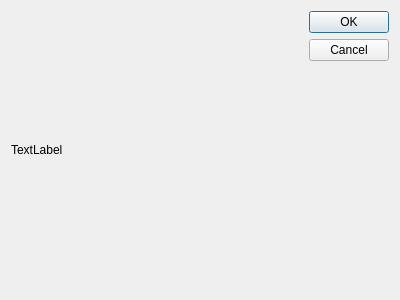
<?xml version="1.0" encoding="UTF-8"?>
<ui version="4.0">
 <class>DialogPainter</class>
 <widget class="QDialog" name="DialogPainter">
  <property name="geometry">
   <rect>
    <x>0</x>
    <y>0</y>
    <width>400</width>
    <height>300</height>
   </rect>
  </property>
  <property name="windowTitle">
   <string>Dialog</string>
  </property>
  <layout class="QGridLayout" name="gridLayout">
   <item row="0" column="1">
    <widget class="QDialogButtonBox" name="buttonBox">
     <property name="orientation">
      <enum>Qt::Vertical</enum>
     </property>
     <property name="standardButtons">
      <set>QDialogButtonBox::Cancel|QDialogButtonBox::Ok</set>
     </property>
    </widget>
   </item>
   <item row="0" column="0">
    <widget class="QLabel" name="label">
     <property name="text">
      <string>TextLabel</string>
     </property>
    </widget>
   </item>
  </layout>
 </widget>
 <resources/>
 <connections>
  <connection>
   <sender>buttonBox</sender>
   <signal>accepted()</signal>
   <receiver>DialogPainter</receiver>
   <slot>accept()</slot>
   <hints>
    <hint type="sourcelabel">
     <x>248</x>
     <y>254</y>
    </hint>
    <hint type="destinationlabel">
     <x>157</x>
     <y>274</y>
    </hint>
   </hints>
  </connection>
  <connection>
   <sender>buttonBox</sender>
   <signal>rejected()</signal>
   <receiver>DialogPainter</receiver>
   <slot>reject()</slot>
   <hints>
    <hint type="sourcelabel">
     <x>316</x>
     <y>260</y>
    </hint>
    <hint type="destinationlabel">
     <x>286</x>
     <y>274</y>
    </hint>
   </hints>
  </connection>
 </connections>
</ui>
